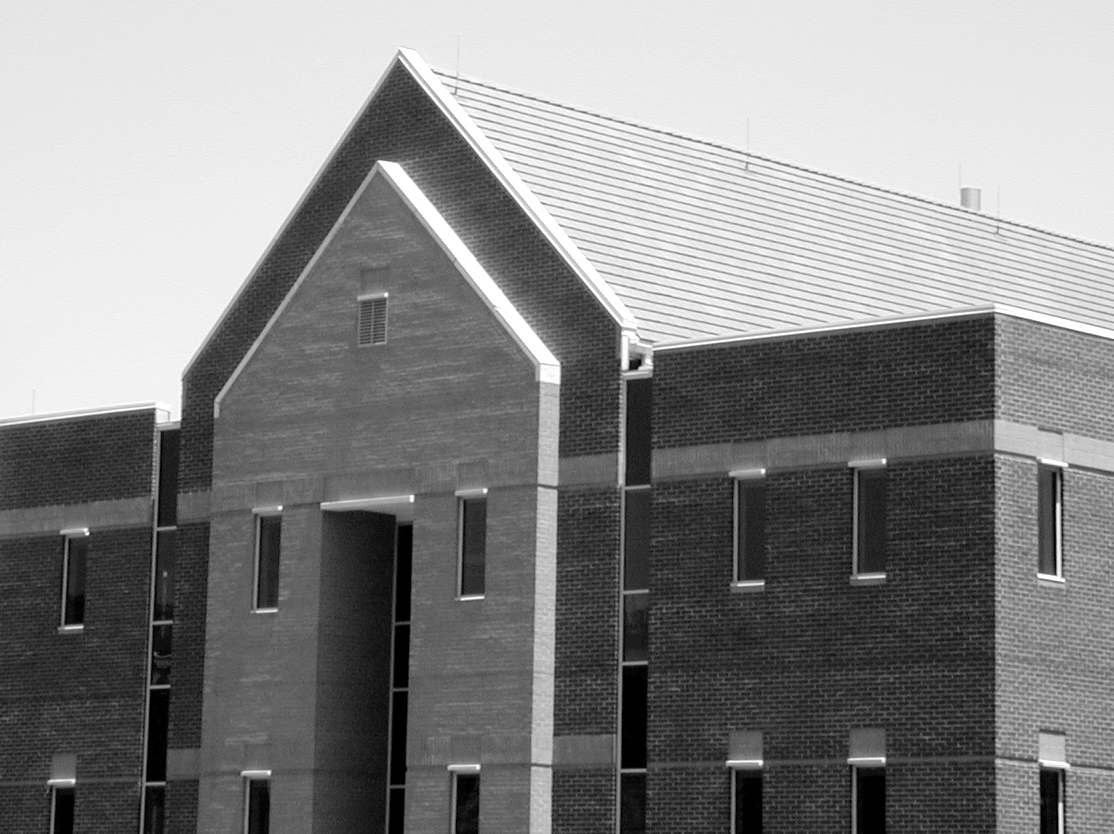
#> input picture ExerciseSet8/Fig1016(a)(building_original).tif, 1114 x 834 px
$ python task2.py
#> lines starting #> are read from the running program, lines starting #| are printed output that depends on the picture; after the words box and inside, x2 and y2 are one past the last pixel; in counts of white or black regions, pixels touching at a corner belong together
import cv2
import matplotlib.pyplot as plt
import numpy as np
from PIL import Image


## Read the image
img = cv2.imread("Fig1016(a)(building_original).tif")
#> img is the input picture: shape (834, 1114, 3); min 0, max 255, mean 133.3

## Initialize the plots
fig,ax = plt.subplots(1,3, figsize=(14,4))
ax[0].imshow(img, cmap="gray")
ax[0].set_title("Original")

'''
PART A
'''
## Define LoG parameters
log_ksize = 11
sig = 1

## Define LoG kernel
x = np.arange(log_ksize)
x = x - x.mean()
y = np.copy(x)
x,y = np.meshgrid(x,y)

coef = (x**2 + y**2 - 2*sig**2)/sig**4
exponent = np.exp(-1 * (x**2 + y**2) / (2*sig**2))
log_kernel = coef * exponent

## Apply LoG kernel
log_edges = cv2.filter2D(img, ddepth=-1, kernel=log_kernel)
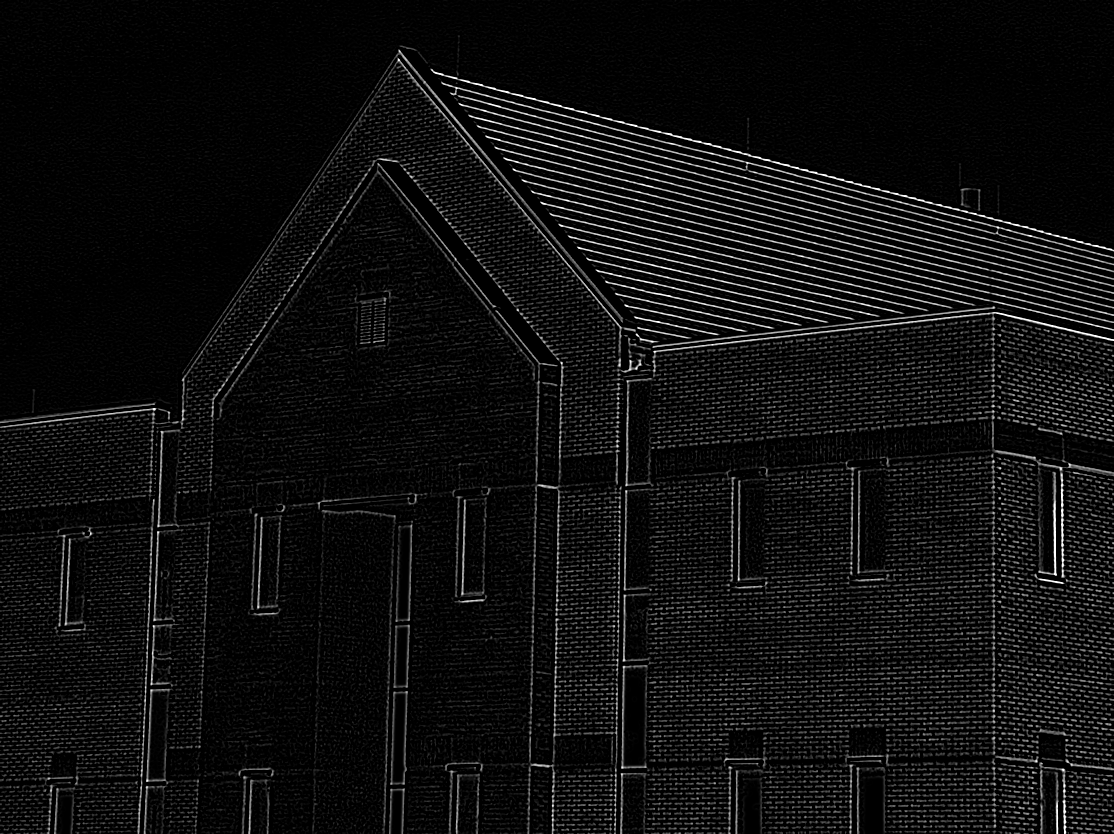
#> log_edges: shape (834, 1114, 3); min 0, max 255, mean 15.5

## Plot the LoG edges
ax[1].imshow(log_edges, cmap="gray")
ax[1].set_title("LoG Edges")


'''
PART B
'''
canny_ksize = 9
t_lo = 100
t_hi = 200

canny_edges = cv2.Canny(img, t_lo, t_hi, canny_ksize)
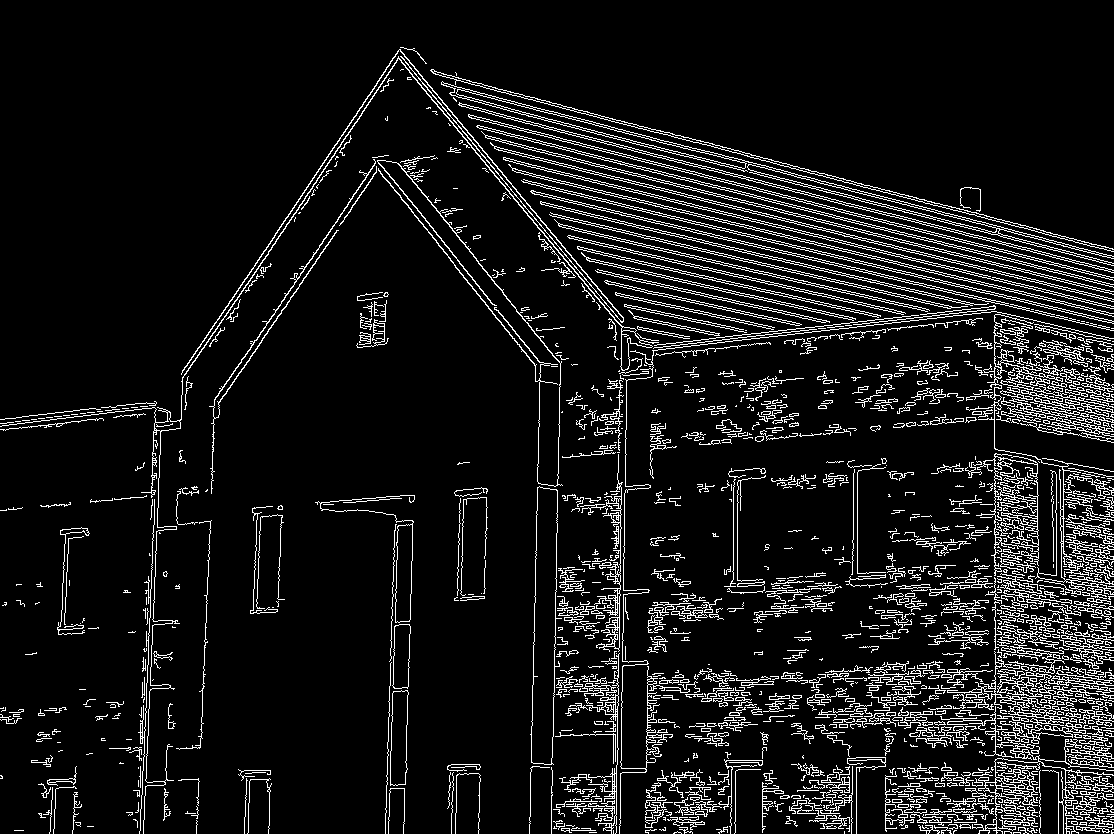
#> canny_edges: shape (834, 1114); 9.1% white in thin lines or dots
ax[2].imshow(canny_edges, cmap="gray")
ax[2].set_title("Canny Edges")


'''
PART C
'''
## Load the image
blaklokke = cv2.imread("blaklokke.jpg", cv2.IMREAD_GRAYSCALE)
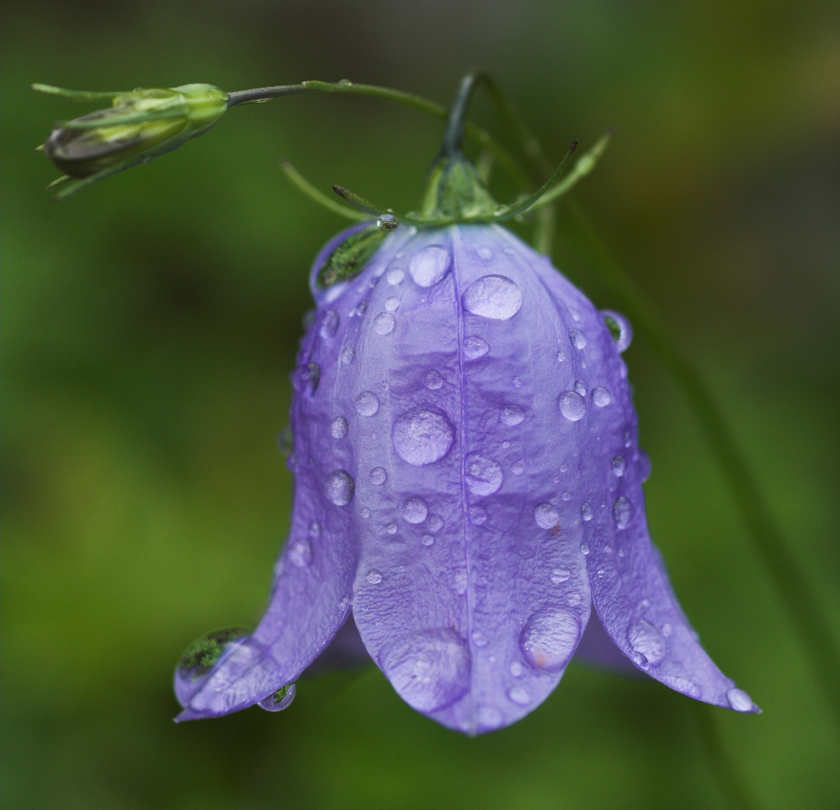
#> input picture ExerciseSet8/blaklokke.jpg, 840 x 810 px
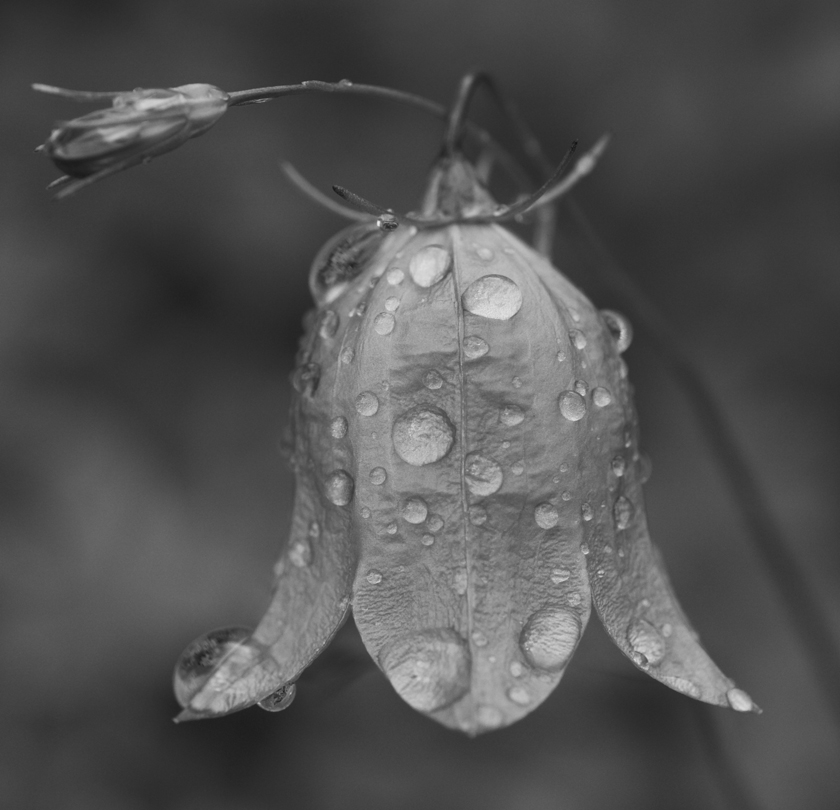
#> blaklokke: shape (810, 840); min 17, max 235, mean 81.7

## Threshold the image with OpenCV's Otsu method
otsu_thresh_val,otsu_binary = cv2.threshold(blaklokke, 0, 255, cv2.THRESH_OTSU)
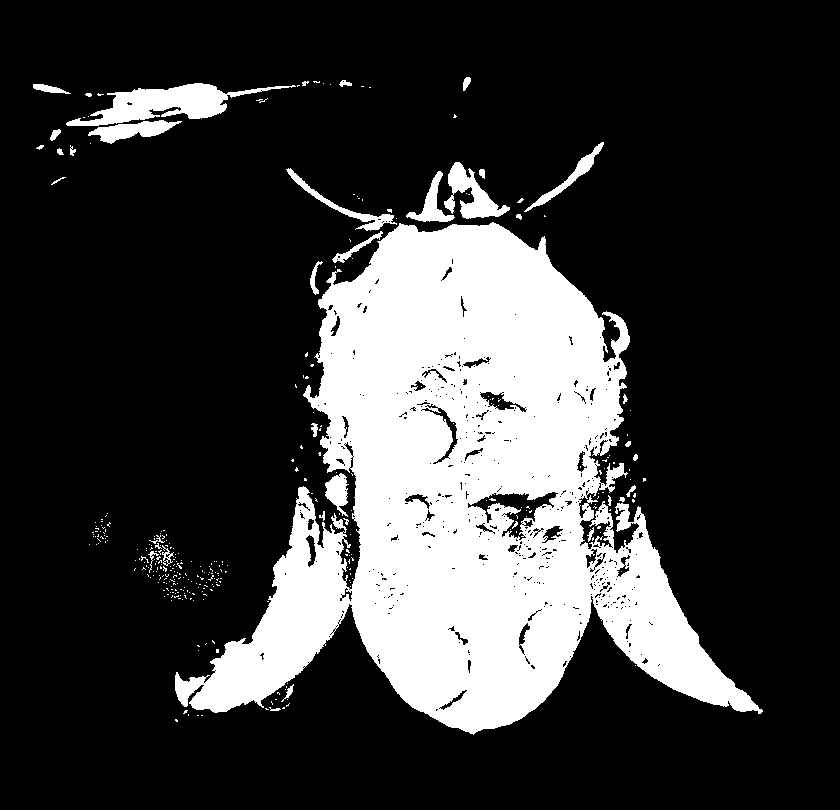
#> otsu_binary: shape (810, 840); 22.4% white; 340 white regions (303 under 20 px), largest, box (x1, y1, x2, y2) and area: (175, 222, 763, 735) 140331, (66, 83, 296, 126) 3869, (444, 162, 510, 219) 1563
#> otsu_thresh_val = 101

## Plot the image
figb,axb = plt.subplots(1,2, figsize=(7,4))
axb[0].imshow(blaklokke, cmap="gray")
axb[0].set_title("Original")
axb[1].imshow(otsu_binary, cmap="gray")
axb[1].set_title("Otsu Thresholded Image")


'''
Format the plots
'''
plt.figure(figb.number)
for a in axb.ravel():
    a.set_axis_off()
plt.tight_layout()

plt.figure(fig.number)
for a in ax.ravel():
    a.set_axis_off()
plt.tight_layout()

plt.show()
